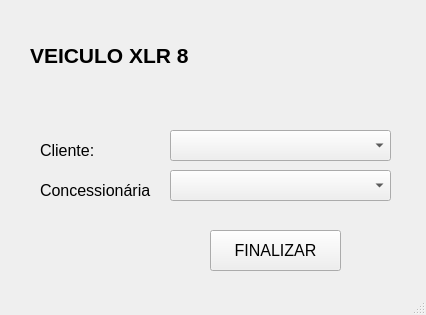
<?xml version="1.0" encoding="UTF-8"?>
<ui version="4.0">
 <class>MainWindow</class>
 <widget class="QMainWindow" name="MainWindow">
  <property name="geometry">
   <rect>
    <x>0</x>
    <y>0</y>
    <width>426</width>
    <height>315</height>
   </rect>
  </property>
  <property name="windowTitle">
   <string>Venda</string>
  </property>
  <widget class="QWidget" name="centralwidget">
   <widget class="QLabel" name="lblModelo">
    <property name="geometry">
     <rect>
      <x>30</x>
      <y>30</y>
      <width>361</width>
      <height>51</height>
     </rect>
    </property>
    <property name="font">
     <font>
      <family>Segoe UI</family>
      <pointsize>16</pointsize>
      <weight>75</weight>
      <bold>true</bold>
     </font>
    </property>
    <property name="text">
     <string>VEICULO XLR 8</string>
    </property>
   </widget>
   <widget class="QLabel" name="label">
    <property name="geometry">
     <rect>
      <x>40</x>
      <y>140</y>
      <width>71</width>
      <height>20</height>
     </rect>
    </property>
    <property name="font">
     <font>
      <family>Segoe UI</family>
      <pointsize>12</pointsize>
     </font>
    </property>
    <property name="text">
     <string>Cliente:</string>
    </property>
   </widget>
   <widget class="QLabel" name="label_2">
    <property name="geometry">
     <rect>
      <x>40</x>
      <y>180</y>
      <width>111</width>
      <height>20</height>
     </rect>
    </property>
    <property name="font">
     <font>
      <family>Segoe UI</family>
      <pointsize>12</pointsize>
     </font>
    </property>
    <property name="text">
     <string>Concessionária:</string>
    </property>
   </widget>
   <widget class="QComboBox" name="cbbClientes">
    <property name="geometry">
     <rect>
      <x>170</x>
      <y>130</y>
      <width>221</width>
      <height>31</height>
     </rect>
    </property>
    <property name="font">
     <font>
      <family>Segoe UI</family>
      <pointsize>12</pointsize>
     </font>
    </property>
   </widget>
   <widget class="QComboBox" name="cbbConcessionarias">
    <property name="geometry">
     <rect>
      <x>170</x>
      <y>170</y>
      <width>221</width>
      <height>31</height>
     </rect>
    </property>
    <property name="font">
     <font>
      <family>Segoe UI</family>
      <pointsize>12</pointsize>
     </font>
    </property>
   </widget>
   <widget class="QPushButton" name="btnFinalizar">
    <property name="geometry">
     <rect>
      <x>210</x>
      <y>230</y>
      <width>131</width>
      <height>41</height>
     </rect>
    </property>
    <property name="font">
     <font>
      <family>Segoe UI</family>
      <pointsize>12</pointsize>
     </font>
    </property>
    <property name="text">
     <string>FINALIZAR</string>
    </property>
   </widget>
  </widget>
  <widget class="QStatusBar" name="statusbar"/>
 </widget>
 <resources/>
 <connections/>
</ui>
